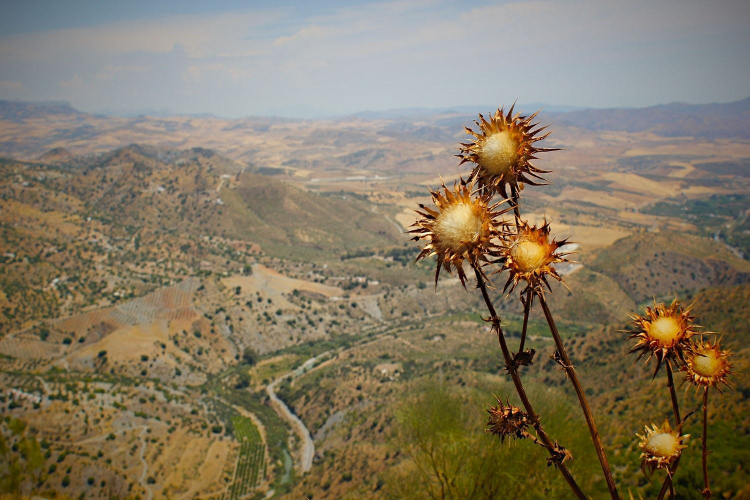
#> input picture tests/subtests-backup/1587512185.73.png, 1500 x 1000 px (shown at 1/2 size); its folder holds 2 pictures in this run
$ python spriteit2.py ../tests/subtests-backup
#> lines starting #> are read from the running program, lines starting #| are printed output that depends on the picture
import os
import sys
import shutil
import argparse
from math import sqrt, ceil, floor
from PIL import Image


class Sprite:

    def __init__(self, args):

        self.source = [args.source]
        self.dirs = []
        while self.source:
            path = self.source[0]
            for item in os.scandir(path):
                if item.is_dir():
                    self.source.append(item.path)
                    self.dirs.append(item.path)
            self.source.pop(0)
        if not self.dirs:
            self.dirs = [args.source]
        self.width = args.width
        self.height = args.height
        self.output = args.output or args.source
        if os.path.exists(args.output):
            shutil.rmtree(args.output)

    def spriteit(self):

        p = None
        if len(self.dirs) > 1:
            p = True
        for item in self.dirs:
            self.single_sheet(item, self.width, self.height, self.output)
            self.generate_stylesheet(item, self.width, self.height, self.output, project=p)

    def single_sheet(self, source, width, height, output):

#> called with source = '../tests/subtests-backup', output = 'sprites'
        images = [file.path for file in os.scandir(source)]
        if len(images) > ceil(sqrt(len(images))) * floor(sqrt(len(images))):
            rows, cols = ceil(sqrt(len(images))), ceil(sqrt(len(images)))
        else:
            rows, cols = ceil(sqrt(len(images))), floor(sqrt(len(images)))
        size = Image.open(images[0]).size
#> size = (1500, 1000)
        canvas = (size[0]*rows,size[1]*cols)
#> canvas = (3000, 1000)
        x = y = 0
        sheet = Image.new('RGBA', canvas)
#> sheet: PIL image 3000x1000 RGBA; every value is 0
        for item in images:
            if os.path.isdir(item):
                continue
            sheet.paste(Image.open(item), (x,y))
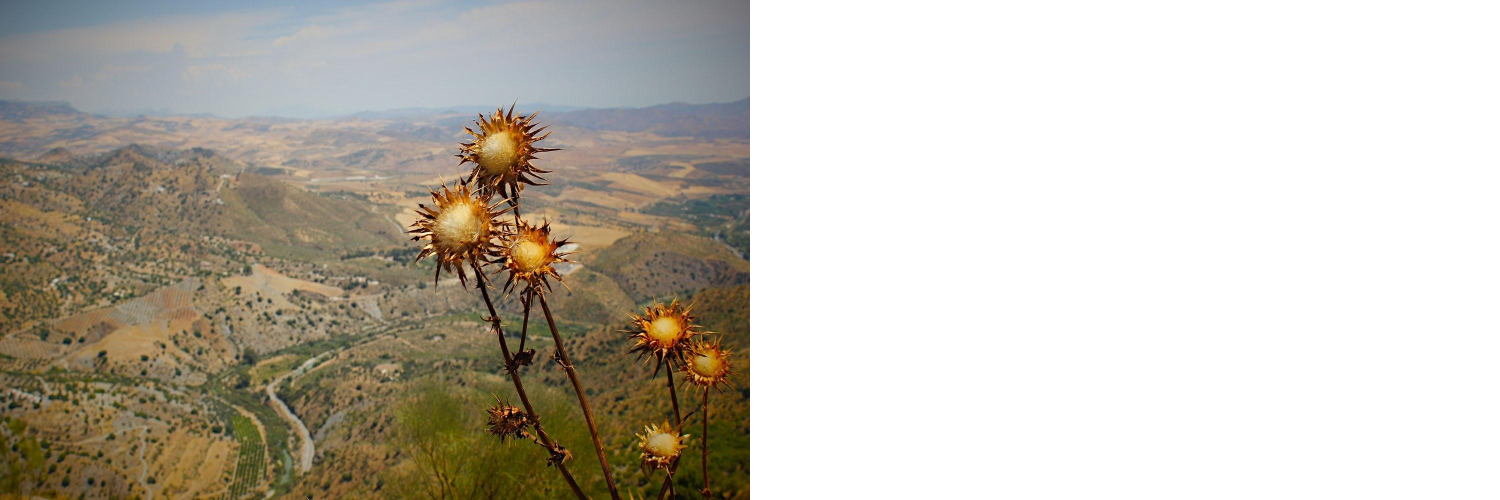
#> sheet: PIL image 3000x1000 RGBA (shown at 1/2 size); mean R, G, B, A 65.6, 60, 49.2, 127.5; transparent parts drawn white
            x += size[0]
#> x = 1500
            if x >= canvas[0]:
                x = 0
                y += size[1]
        if width and height:
            sheet = sheet.resize((width*rows, height*cols), Image.LANCZOS)
        if not os.path.exists(output):
            os.mkdir(output)
        sheet.save(os.path.join(output, 'flairs-{}.png'.format(os.path.split(source)[1])),'PNG')
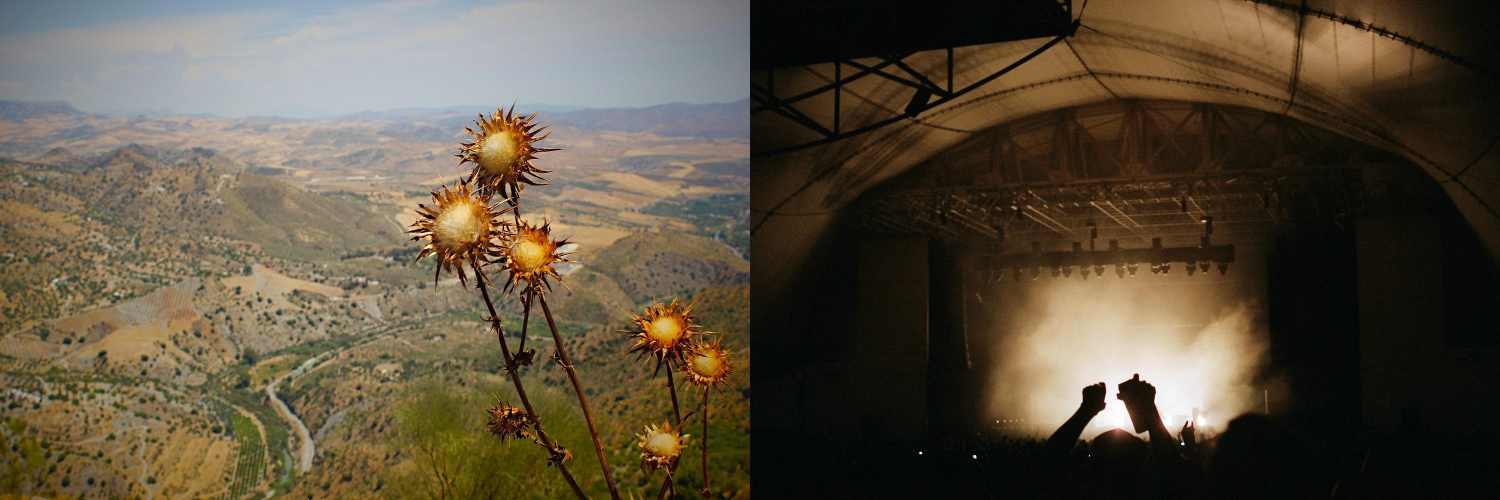
#> saved as flairs-subtests-backup.png: PIL image 3000x1000 RGBA (shown at 1/2 size); mean R, G, B, A 91.3, 80.5, 62.7, 255

    def generate_stylesheet(self, source, width, height, output, project=None):

#> called with source = '../tests/subtests-backup', output = 'sprites'
        images = [file for file in os.scandir(source)]
        size = Image.open(images[0].path).size
#> size = (1500, 1000)
        if width and height:
            size = (width,height)
        x = y = 0
        if len(images) > ceil(sqrt(len(images))) * floor(sqrt(len(images))):
            rows, cols = ceil(sqrt(len(images))), ceil(sqrt(len(images)))
        else:
            rows, cols = ceil(sqrt(len(images))), floor(sqrt(len(images)))
        stylesheet = os.path.join(output,'stylesheet.css')
        lines = []
        folder = ''
        if project:
            folder = os.path.split(os.path.dirname(images[0].path))[1] + '-'
            line = f'\n.flair[class*="{folder[:-1]}-"] {{background-image: url(%%flairs-{folder[:-1]}%%);}}\n\n'
            lines.append(line)
        for item in images:
            if os.path.isdir(item):
                continue
            line = f".flair-{folder}{item.name.replace('.png', '')} {{min-width: {size[0]}px; background-position: -{x}{'px' if x != 0 else ''} -{y}{'px' if y != 0 else ''};}}\n"
            x += size[0]
            if x >= size[0] * rows:
                x = 0
                y += size[1]
            lines.append(line)
#> this loop made 2 passes
#> after the loop, lines = 2 items; x = 0; y = 1000
        with open(stylesheet, 'a') as f:
            f.writelines(lines)

def start(args):

    sprite = Sprite(args)
    sprite.spriteit()

def main(argv=None):

    argv = (argv or sys.argv)[1:]
    parser = argparse.ArgumentParser()
    parser.add_argument('source')
    parser.add_argument('output', nargs='?')
    parser.add_argument('-x', '--width', dest='width', type=int, const=None)
    parser.add_argument('-y', '--height', dest='height', type=int, const=None)
    # parser.add_argument('output')
    parser.set_defaults(func=start)
    args,options = parser.parse_known_args(argv)
    if args.output is None:
        args.output = 'sprites'
    args.func(args)

if __name__ == '__main__':
    sys.exit(main())
#> (the program exits here)
